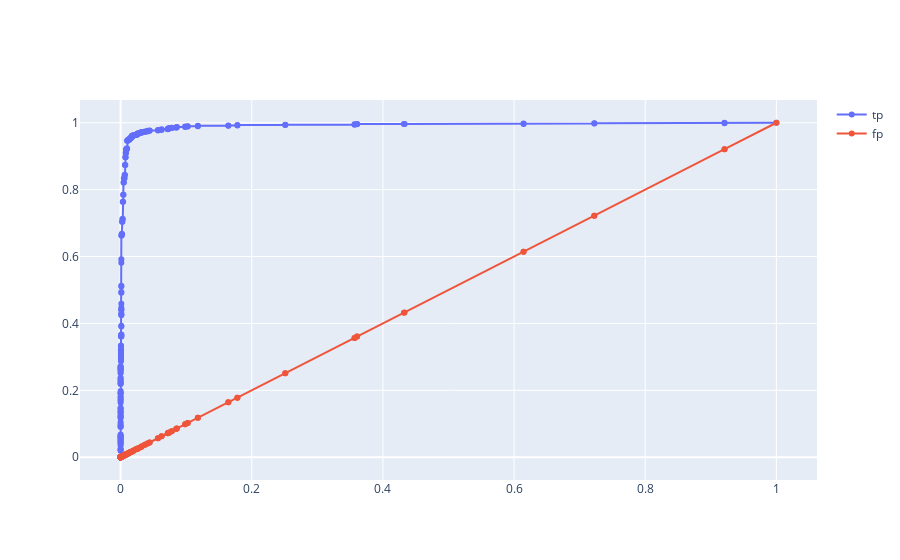

Notebook cell for this chart:
### Code cell
# 绘制roc, 计算auc
fpr, tpr, thresholds = roc_curve(y_test, pred)
roc_auc = auc(fpr, tpr)
print(f'auc{roc_auc}')
draw_lines(fpr, [tpr, fpr], ['tp', 'fp'])

### Figure 1 — Plotly figure (JSON) as saved in the notebook; plotly's stock layout.template omitted (floating-point values rounded to 4 significant figures; data arrays with more than 128 entries replaced by an {"elided": "..."} marker saying what was removed)
{"data": [{"mode": "lines+markers", "name": "tp", "type": "scatter", "x": {"elided": "200 float values"}, "y": {"elided": "200 float values"}}, {"mode": "lines+markers", "name": "fp", "type": "scatter", "x": {"elided": "200 float values"}, "y": {"elided": "200 float values"}}], "layout": {}}
